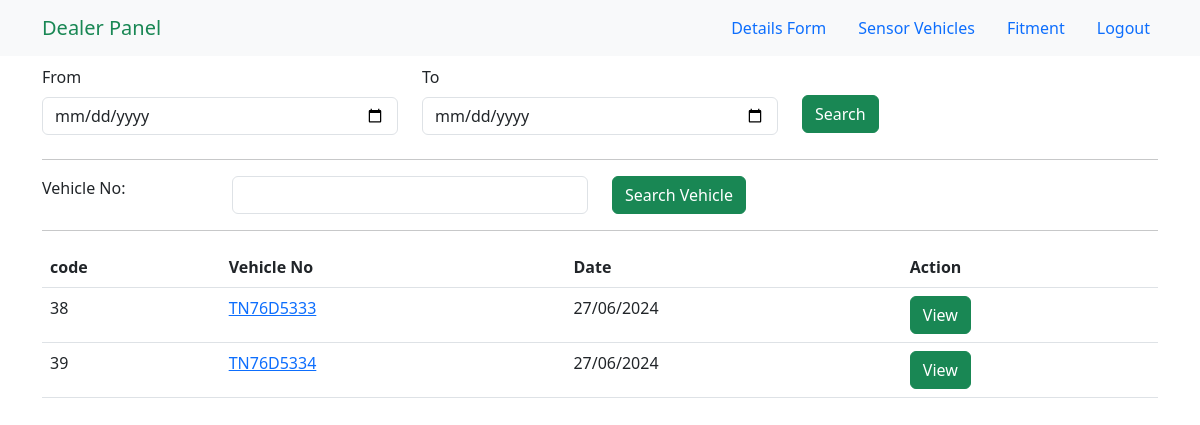
The page /search/ on the database as committed earlier.
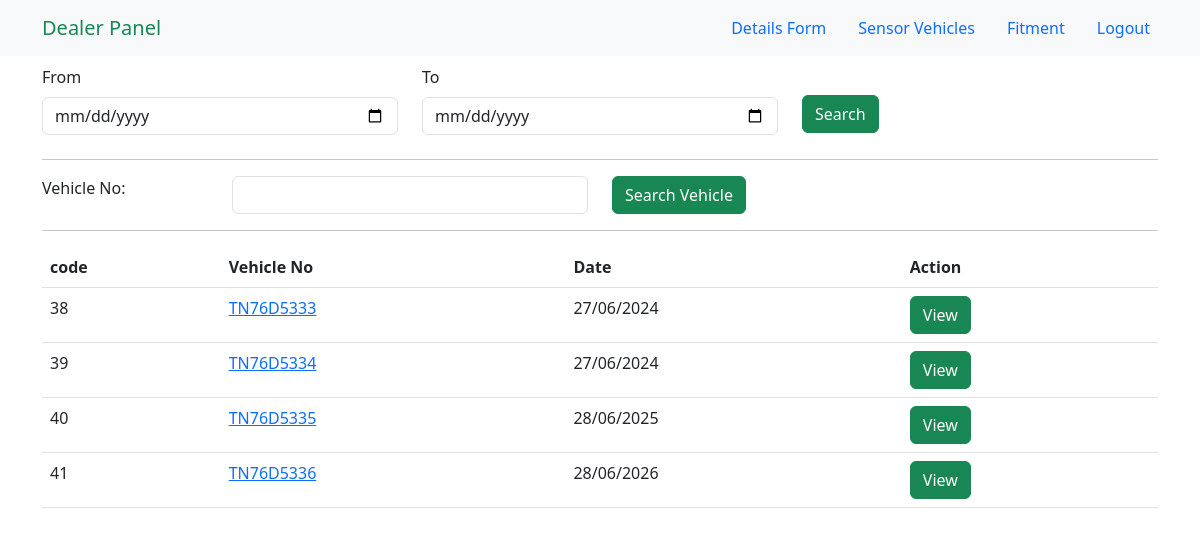
The same page on the database as committed later.
### rtoapp/models.py (models this page shows, shortened)
class Vehicle(models.Model):
    vehicle_no = models.CharField(max_length=100)
    registration_year = models.IntegerField()
    chassis_no = models.CharField(max_length=100)
    engine_no = models.CharField(max_length=100)
    rto = models.CharField(max_length=100,null=True)
    vehicle_make = models.CharField(max_length=100)
    vehicle_model = models.CharField(max_length=100)
    owner_name = models.CharField(max_length=100,null=True)
    manufacturer_name = models.CharField(max_length=100,null=True)
    mobile_no = models.IntegerField(null=True)
    distributor_name = models.CharField(max_length=100,null=True)
    owner_address = models.CharField(max_length=100,null=True)
    distributor_address = models.CharField(max_length=100,null=True)
    camera_serial_number_primary = models.CharField(max_length=100,null=True)
    model_number_primary = models.CharField(max_length=100,null=True)
    camera_serial_number_secondary = models.CharField(max_length=100,null=True)
    model_number_secondary = models.CharField(max_length=100,null=True)
    Vehicle_number_plate_view = models.ImageField(upload_to='vehicle_images/',null=True)
    Camera_image = models.ImageField(upload_to='vehicle_images/',null=True)
    Sensor_image = models.ImageField(upload_to='vehicle_images/',null=True)
    Display_image = models.ImageField(upload_to='vehicle_images/',null=True)
    created_at = models.DateTimeField(auto_now_add=True)

### rtoapp/views.py (the view)
# urls.py: path('search/', views.search_view, name='search_view'),
def search_view(request):
    if request.method == 'POST':
        from_date = request.POST.get('from_date')
        to_date = request.POST.get('to_date')
        vehicle_no = request.POST.get('vecregno')
        from_date_vehicles = Vehicle.objects.none()
        to_date_vehicles = Vehicle.objects.none()
        between_vehicles = Vehicle.objects.none()
        vehno_vehicles = Vehicle.objects.none()
        if from_date:
            from_date_year = datetime.strptime(from_date, '%Y-%m-%d').year
            from_date_vehicles = Vehicle.objects.filter(created_at__year=from_date_year)
        if to_date:
            to_date_year = datetime.strptime(to_date, '%Y-%m-%d').year
            to_date_vehicles = Vehicle.objects.filter(created_at__year=to_date_year)
        if from_date and to_date:
            from_date_year = datetime.strptime(from_date, '%Y-%m-%d').year
            to_date_year = datetime.strptime(to_date, '%Y-%m-%d').year
            between_vehicles = Vehicle.objects.filter(created_at__year__range=[from_date_year, to_date_year])
        if vehicle_no:
            vehno_vehicles = Vehicle.objects.filter(vehicle_no__icontains=vehicle_no)
            from_date_vehicles = from_date_vehicles.filter(vehicle_no__icontains=vehicle_no)
            to_date_vehicles = to_date_vehicles.filter(vehicle_no__icontains=vehicle_no)
            between_vehicles = between_vehicles.filter(vehicle_no__icontains=vehicle_no)
            vehicles = vehno_vehicles | from_date_vehicles | between_vehicles | to_date_vehicles
        else:
            vehicles = from_date_vehicles | to_date_vehicles | between_vehicles
        return render(request, 'search.html', {'vehicles': vehicles})
    else:
        vehicles = Vehicle.objects.all()
        return render(request, 'search.html', {'vehicles': vehicles})

### templates/search.html (shortened to what the changed rows need)
{% extends 'base.html' %}
{% load static %}
{% block link %} {% static 'css/search.css' %} {% endblock link %}
{% block content %}
<body data-aos-easing="ease-in-out" data-aos-duration="1000" data-aos-delay="0">
    <main id="main" class="mt-5">
        <section class="inner-page">
            <div class="container">
                <div id="table_wrapper" class="dataTables_wrapper no-footer etxt-center">
                    {% if vehicles %}
                    <table class="table dataTable no-footer" id="table" aria-describedby="table_info">
                        <thead>
                            <tr>
                                <th class="sorting sorting_asc" tabindex="0" aria-controls="table" rowspan="1"
                                    colspan="1" aria-sort="ascending" aria-label="
                code
            : activate to sort column descending" style="width: 38.9px;">
                                    code
                                </th>
                                <th class="sorting" tabindex="0" aria-controls="table" rowspan="1" colspan="1"
                                    aria-label="
                Vehicle No
            : activate to sort column ascending" style="width: 81.175px;">
                                    Vehicle No
                                </th>
                                <th class="sorting" tabindex="0" aria-controls="table" rowspan="1" colspan="1"
                                    aria-label="
                Date
            : activate to sort column ascending" style="width: 68.925px;">
                                    Date
                                </th>
                                <th class="sorting" tabindex="0" aria-controls="table" rowspan="1" colspan="1"
                                    aria-label="Action: activate to sort column ascending" style="width: 51.575px;">
                                    Action</th>
                            </tr>
                        </thead>
                        <tbody>
                            {% for vehicle in vehicles %}
                            <tr>
                                <td>{{vehicle.id}}</td>
                                <td><a href="{% url 'certificate_view' vehicle.id %}">{{vehicle.vehicle_no}}</a></td>
                                <td>{{ vehicle.created_at|date:"d/m/Y" }}</td>
                                <td><a class="btn btn-success" href="{% url 'certificate_view' vehicle.id %}">View</a></td>
                            </tr>
                            {% endfor %}
                        </tbody>
                    </table>
                    {% else %}
                    <p>No vehicles found.</p>
                    {% endif %}
                </div>
            </div>
        </section>
    </main>
    {% endblock content %}

Rows that differ between the two databases and show on the page:
added Vehicle: id "40", vehicle_no "TN76D5335", created_at "28/06/2025"
added Vehicle: id "41", vehicle_no "TN76D5336", created_at "28/06/2026"
